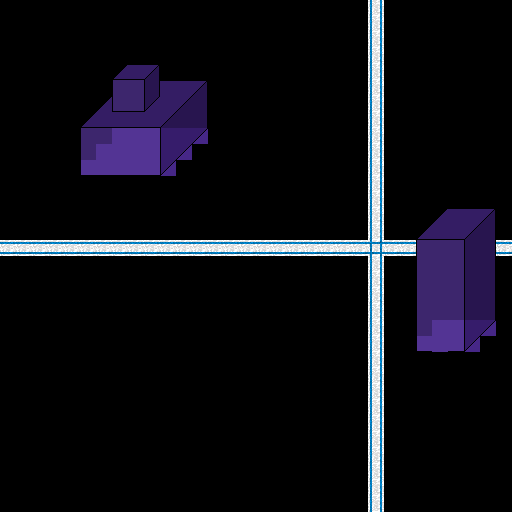

Tiled map render using the project's own tile images. Description and the map definition, with tile-layer contents summarised, below:
An orthogonal 32x32 tile map with 16x16 px tiles, 3 tile layers (Collision, Tile Layer 1, Front), 2 tilesets and 2 objects.

<map version="1.5" tiledversion="1.7.2" orientation="orthogonal" renderorder="right-down" width="32" height="32" tilewidth="16" tileheight="16" infinite="0" nextlayerid="8" nextobjectid="7">
 <properties>
  <property name="looping" type="bool" value="true" />
  <property name="walkableBackground" type="bool" value="true" />
 </properties>
 <tileset firstgid="1" source="blocks.tsx" />
 <tileset firstgid="65" source="doors.tsx" />
 <layer id="4" name="Collision" width="32" height="32">
  <properties>
   <property name="noDraw" type="bool" value="true" />
  </properties>
  <data>[1024 cells, 25 non-empty, 1 distinct tile ids]</data>
 </layer>
 <layer id="1" name="Tile Layer 1" width="32" height="32">
  <properties>
   <property name="noCollide" type="bool" value="true" />
  </properties>
  <data>[1024 cells, 84 non-empty, 15 distinct tile ids]</data>
 </layer>
 <layer id="6" name="Front" width="32" height="32" opacity="0.74">
  <properties>
   <property name="abovePlayer" type="bool" value="true" />
   <property name="noCollide" type="bool" value="true" />
  </properties>
  <data>[1024 cells, 62 non-empty, 26 distinct tile ids]</data>
 </layer>
 <objectgroup id="5" name="Doors">
  <object id="2" gid="68" x="112" y="192" width="16" height="32">
   <properties>
    <property name="warpMap" value="Maps\nexus.tmx" />
    <property name="warpX" type="float" value="8" />
    <property name="warpY" type="float" value="21" />
   </properties>
  </object>
 </objectgroup>
 <objectgroup id="7" name="Objects">
  <object id="4" gid="53" x="432" y="352" width="16" height="16">
   <properties>
    <property name="blocking" type="bool" value="true" />
    <property name="dummy" value="" />
    <property name="flag" value="yPanel" />
    <property name="flagSwitch" value="53;string:warpMap=Maps\forest.tmx;int:warpX=19;int:warpY=15;bool:interactOnBump=true;string:interactSide=bottom" />
   </properties>
  </object>
 </objectgroup>
</map>
